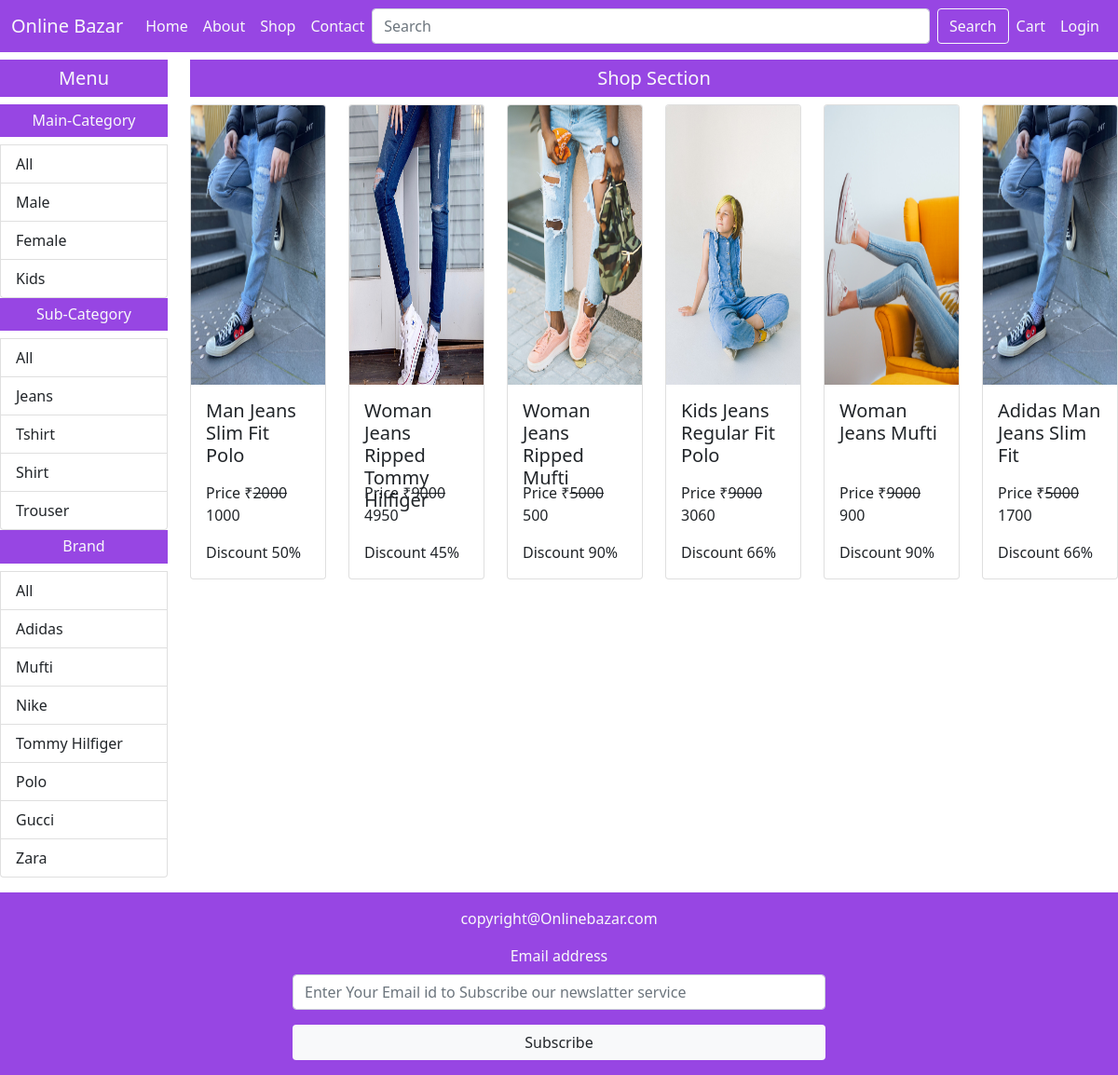
/shop/All/Jeans/All/, run on the app's committed database.
### mainApp/models.py (models this page shows, shortened)
class Maincategory(models.Model):
    id = models.AutoField(primary_key=True)
    name = models.CharField(max_length=20)

class Subcategory(models.Model):
    id = models.AutoField(primary_key=True)
    name = models.CharField(max_length=20)

class Brand(models.Model):
    id = models.AutoField(primary_key=True)
    name = models.CharField(max_length=20)

class Product(models.Model):
    id = models.AutoField(primary_key=True)
    name = models.CharField(max_length=20)
    maincategory = models.ForeignKey(Maincategory,on_delete=models.CASCADE)
    subcategory = models.ForeignKey(Subcategory,on_delete=models.CASCADE)
    brand = models.ForeignKey(Brand,on_delete=models.CASCADE)
    seller = models.ForeignKey(Seller,on_delete=models.CASCADE,default=None)
    baseprice = models.IntegerField()
    discount = models.IntegerField()
    finalprice = models.IntegerField()
    size = models.CharField(max_length=100)
    color = models.CharField(max_length=100)
    description = models.TextField()
    stock = models.CharField(max_length=20,default="In Stock")
    pic1 = models.ImageField(upload_to="images",default="images/noimagep.png",null=True,blank=True)
    pic2 = models.ImageField(upload_to="images",default="images/noimagep.png",null=True,blank=True)
    pic3 = models.ImageField(upload_to="images",default="images/noimagep.png",null=True,blank=True)
    pic4 = models.ImageField(upload_to="images",default="images/noimagep.png",null=True,blank=True)

### mainApp/views.py (the view)
# urls.py: path('shop/<str:mc>/<str:sc>/<str:br>/',views.shopPage),
def shopPage(request, mc, sc, br):
    maincategory = Maincategory.objects.all()
    subcategory = Subcategory.objects.all()
    brand = Brand.objects.all()
    if(request.method == "POST"):
        search = request.POST.get('search')
        products = Product.objects.filter(Q(name__icontains=search))
    else:
        if(mc == "All" and sc == "All" and br == "All"):
            products = Product.objects.all()
        elif(mc != "All" and sc == "All" and br == "All"):
            products = Product.objects.filter(
                maincategory=Maincategory.objects.get(name=mc))
        elif(mc == "All" and sc != "All" and br == "All"):
            products = Product.objects.filter(
                subcategory=Subcategory.objects.get(name=sc))
        elif(mc == "All" and sc == "All" and br != "All"):
            products = Product.objects.filter(brand=Brand.objects.get(name=br))
        elif(mc != "All" and sc != "All" and br == "All"):
            products = Product.objects.filter(maincategory=Maincategory.objects.get(
                name=mc), subcategory=Subcategory.objects.get(name=sc))
        elif(mc != "All" and sc == "All" and br != "All"):
            products = Product.objects.filter(maincategory=Maincategory.objects.get(
                name=mc), brand=Brand.objects.get(name=br))
        elif(mc == "All" and sc != "All" and br != "All"):
            products = Product.objects.filter(subcategory=Subcategory.objects.get(
                name=sc), brand=Brand.objects.get(name=br))
        else:
            products = Product.objects.filter(maincategory=Maincategory.objects.get(
                name=mc), subcategory=Subcategory.objects.get(name=sc), brand=Brand.objects.get(name=br))
    products = products[::-1]
    return render(request, "shop.html", {"Product": products,
                                         "Maincategory": maincategory,
                                         "Subcategory": subcategory,
                                         "Brand": brand,
                                         "mc": mc, "sc": sc, "br": br
                                         })

### mainApp/templates/shop.html (shortened to what this page needs)
{% extends 'index.html' %}
{% load static %}
{% block body %}
<div class="mt-3">
    <div class="row">
        <div class="col-xxl-1 col-xl-2 col-lg-3 col-md-4 col-sm-6 col-12">
            <h5 class="background text-light text-center p-2">Menu</h5>
            <div class="list-group">
                <h6 class="background text-light text-center p-2">Main-Category</h6>
                <a href="/shop/All/{{sc}}/{{br}}/" class="list-group-item list-group-item-action">All</a>
                {% for i in Maincategory %}
                <a href="/shop/{{i.name}}/{{sc}}/{{br}}/" class="list-group-item list-group-item-action">{{i.name}}</a>
                {% endfor %}
            </div>
            <div class="list-group">
                <h6 class="background text-light text-center p-2">Sub-Category</h6>
                <a href="/shop/{{mc}}/All/{{br}}/" class="list-group-item list-group-item-action">All</a>
                {% for i in Subcategory %}
                <a href="/shop/{{mc}}/{{i.name}}/{{br}}/" class="list-group-item list-group-item-action">{{i.name}}</a>
                {% endfor %}
            </div>
            <div class="list-group">
                <h6 class="background text-light text-center p-2">Brand</h6>
                <a href="/shop/{{mc}}/{{sc}}/All/" class="list-group-item list-group-item-action">All</a>
                {% for i in Brand %}
                <a href="/shop/{{mc}}/{{sc}}/{{i.name}}/" class="list-group-item list-group-item-action">{{i.name}}</a>
                {% endfor %}
            </div>
        </div>
        <div class="col-xxl-11 col-xl-10 col-lg-9 col-md-8 col-sm-6 col-12">
            <h5 class="background text-light text-center p-2">Shop Section</h5>
            <div class="row">
                {% for i in Product %}
                <div class="col-xxl-2 col-xl-2 col-lg-3 col-md-4 col-sm-6 col-12">
                  <div class="card">
                    <a href="/single-product-page/{{i.id}}/"><img src={{i.pic1.url}} height="300px" class="card-img-top" alt="..."></a>
                    <div class="card-body">
                      <h5 class="card-title" style="height: 80px;">{{i.name}}</h5>
                      <p class="card-text">Price &#8377;<del>{{i.baseprice}}</del> {{i.finalprice}}</p>
                      <p class="card-text">Discount {{i.discount}}%</p>
                    </div>
                  </div>
                </div>
                {% endfor %}
              </div>
        </div>
    </div>
</div>
{% endblock %}

### mainApp/static/css/style.css (style rules this page uses)
.background { background-color: rgb(151, 70, 227); }

### data on the page
Maincategory: name "Male"
Maincategory: name "Female"
Maincategory: name "Kids"
Subcategory: name "Jeans"
Subcategory: name "Tshirt"
Subcategory: name "Shirt"
Subcategory: name "Trouser"
Brand: name "Adidas"
Brand: name "Mufti"
Brand: name "Nike"
Brand: name "Tommy Hilfiger"
Brand: name "Polo"
Brand: name "Gucci"
Brand: name "Zara"
Product: pic1 (picture), name "Man Jeans Slim Fit Polo", baseprice "2000", finalprice "1000", discount "50"
Product: pic1 (picture), name "Woman Jeans Ripped Tommy Hilfiger", baseprice "9000", finalprice "4950", discount "45"
Product: pic1 (picture), name "Woman Jeans Ripped Mufti", baseprice "5000", finalprice "500", discount "90"
Product: pic1 (picture), name "Kids Jeans Regular Fit Polo", baseprice "9000", finalprice "3060", discount "66"
Product: pic1 (picture), name "Woman Jeans Mufti", baseprice "9000", finalprice "900", discount "90"
Product: pic1 (picture), name "Adidas Man Jeans Slim Fit", baseprice "5000", finalprice "1700", discount "66"
